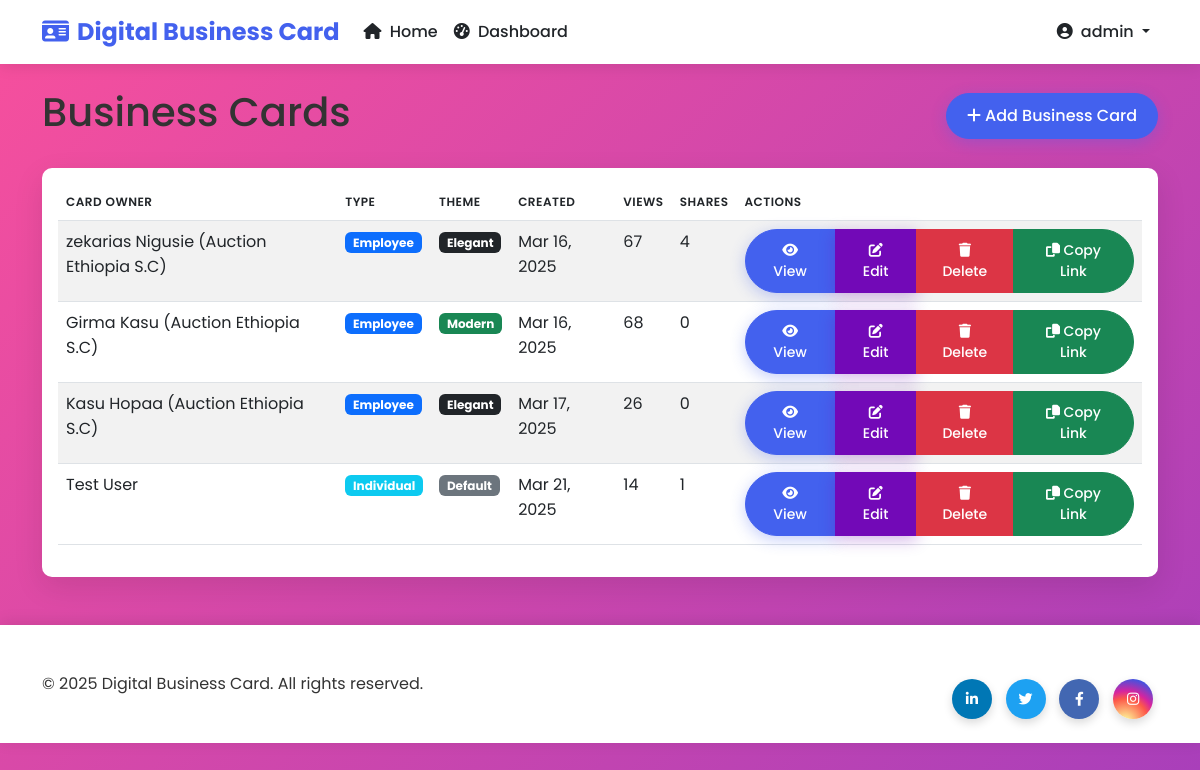
The page /dashboard/cards/ (signed in) on the database as committed earlier.
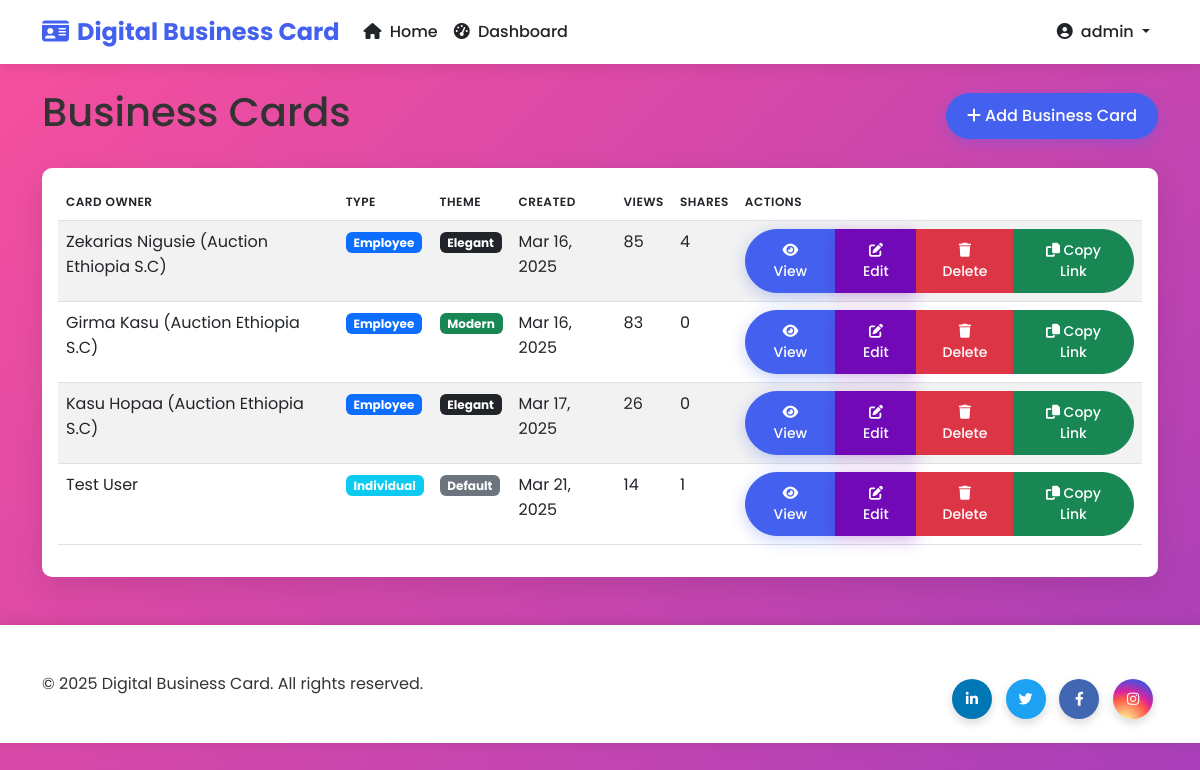
The same page on the database as committed later.
### cards/models.py (models this page shows, shortened)
class BusinessCard(models.Model):
    THEME_CHOICES = [
        ('default', 'Default'),
        ('elegant', 'Elegant'),
        ('modern', 'Modern'),
    ]
    uuid = models.UUIDField(default=uuid.uuid4, editable=False, unique=True)
    employee = models.OneToOneField(Employee, on_delete=models.CASCADE, null=True, blank=True, related_name='business_card')
    individual_client = models.OneToOneField(IndividualClient, on_delete=models.CASCADE, null=True, blank=True, related_name='business_card')
    qr_code = models.ImageField(upload_to='qr_codes/', blank=True)
    views = models.PositiveIntegerField(default=0)
    shares = models.PositiveIntegerField(default=0)
    last_viewed = models.DateTimeField(auto_now=True)
    created_at = models.DateTimeField(auto_now_add=True)
    theme = models.CharField(max_length=20, choices=THEME_CHOICES, default='default')

class Employee(models.Model):
    company = models.ForeignKey(Company, on_delete=models.CASCADE, related_name='employees')
    name = models.CharField(max_length=100)
    job_title = models.CharField(max_length=100)
    phone = models.CharField(max_length=20)
    email = models.EmailField()
    profile_picture = models.ImageField(upload_to='employee_pics/', blank=True)
    linkedin = models.URLField(blank=True)
    twitter = models.URLField(blank=True)
    facebook = models.URLField(blank=True)
    instagram = models.URLField(blank=True)
    created_at = models.DateTimeField(auto_now_add=True)

class Company(models.Model):
    name = models.CharField(max_length=100)
    logo = models.ImageField(upload_to='company_logos/', blank=True)
    address = models.CharField(max_length=200, blank=True)
    phone = models.CharField(max_length=20, blank=True)
    email = models.EmailField(blank=True)
    website = models.URLField(blank=True)
    created_at = models.DateTimeField(auto_now_add=True)
    class Meta:
        verbose_name_plural = "Companies"

### cards/views.py (the view)
# urls.py: path('dashboard/cards/', views.card_list, name='card_list'),
@login_required
def card_list(request):
    cards = BusinessCard.objects.all()
    context = {
        'cards': cards
    }
    return render(request, 'cards/card_list.html', context)

### cards/templates/cards/card_list.html (shortened to what this page needs)
{% extends 'cards/base.html' %}
{% block content %}
<div class="d-flex justify-content-between align-items-center mb-4">
    <h1>Business Cards</h1>
    <a href="{% url 'card_create' %}" class="btn btn-primary">
        <i class="fas fa-plus"></i> Add Business Card
    </a>
</div>
<div class="card">
    <div class="card-body">
        <div class="table-responsive">
            <table class="table table-striped">
                <thead>
                    <tr>
                        <th>Card Owner</th>
                        <th>Type</th>
                        <th>Theme</th>
                        <th>Created</th>
                        <th>Views</th>
                        <th>Shares</th>
                        <th>Actions</th>
                    </tr>
                </thead>
                <tbody>
                    {% for card in cards %}
                    <tr>
                        <td>
                            {% if card.employee %}
                                {{ card.employee.name }} ({{ card.employee.company.name }})
                            {% else %}
                                {{ card.individual_client.name }}
                            {% endif %}
                        </td>
                        <td>
                            {% if card.employee %}
                                <span class="badge bg-primary">Employee</span>
                            {% else %}
                                <span class="badge bg-info">Individual</span>
                            {% endif %}
                        </td>
                        <td>
                            {% if card.theme == 'default' %}
                                <span class="badge bg-secondary">Default</span>
                            {% elif card.theme == 'elegant' %}
                                <span class="badge bg-dark">Elegant</span>
                            {% elif card.theme == 'modern' %}
                                <span class="badge bg-success">Modern</span>
                            {% else %}
                                <span class="badge bg-light text-dark">{{ card.theme|title }}</span>
                            {% endif %}
                        </td>
                        <td>{{ card.created_at|date:"M d, Y" }}</td>
                        <td>{{ card.views }}</td>
                        <td>{{ card.shares }}</td>
                        <td>
                            <div class="btn-group">
                                <a href="{% url 'card_detail' card.uuid %}" class="btn btn-sm btn-primary">
                                    <i class="fas fa-eye"></i> View
                                </a>
                                <a href="{% url 'card_edit' card.id %}" class="btn btn-sm btn-secondary">
                                    <i class="fas fa-edit"></i> Edit
                                </a>
                                <a href="{% url 'card_delete' card.id %}" class="btn btn-sm btn-danger">
                                    <i class="fas fa-trash"></i> Delete
                                </a>
                                <button class="btn btn-sm btn-success copy-link" data-url="{{ request.scheme }}://{{ request.get_host }}{% url 'card_detail' card.uuid %}">
                                    <i class="fas fa-copy"></i> Copy Link
                                </button>
                            </div>
                        </td>
                    </tr>
                    {% empty %}
                    <tr>
                        <td colspan="7" class="text-center">No business cards available</td>
                    </tr>
                    {% endfor %}
                </tbody>
            </table>
        </div>
    </div>
</div>
{% endblock %}

Rows that differ between the two databases and show on the page:
changed BusinessCard: employee.name "zekarias Nigusie" → "Zekarias Nigusie"; views "67" → "85"
changed BusinessCard "Girma Kasu": views "68" → "83"
